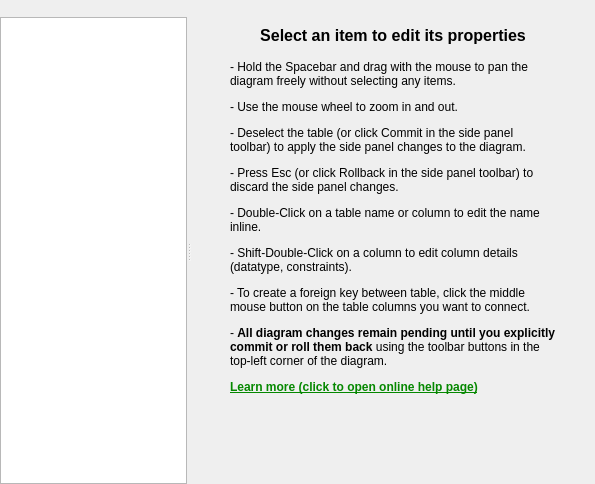
<?xml version="1.0" encoding="UTF-8"?>
<ui version="4.0">
 <class>ErdWindow</class>
 <widget class="QWidget" name="ErdWindow">
  <property name="geometry">
   <rect>
    <x>0</x>
    <y>0</y>
    <width>595</width>
    <height>484</height>
   </rect>
  </property>
  <property name="windowTitle">
   <string>Form</string>
  </property>
  <layout class="QVBoxLayout" name="verticalLayout">
   <property name="spacing">
    <number>0</number>
   </property>
   <property name="leftMargin">
    <number>0</number>
   </property>
   <property name="topMargin">
    <number>0</number>
   </property>
   <property name="rightMargin">
    <number>0</number>
   </property>
   <property name="bottomMargin">
    <number>0</number>
   </property>
   <item>
    <widget class="QToolBar" name="toolBar"/>
   </item>
   <item>
    <widget class="QWidget" name="content" native="true">
     <layout class="QVBoxLayout" name="verticalLayout_2">
      <property name="leftMargin">
       <number>0</number>
      </property>
      <property name="topMargin">
       <number>0</number>
      </property>
      <property name="rightMargin">
       <number>0</number>
      </property>
      <property name="bottomMargin">
       <number>0</number>
      </property>
      <item>
       <widget class="CustomSplitter" name="splitter">
        <property name="orientation">
         <enum>Qt::Orientation::Horizontal</enum>
        </property>
        <widget class="ErdView" name="view">
         <property name="contextMenuPolicy">
          <enum>Qt::ContextMenuPolicy::NoContextMenu</enum>
         </property>
        </widget>
        <widget class="QWidget" name="sidePanel" native="true">
         <layout class="QVBoxLayout" name="verticalLayout_3">
          <property name="leftMargin">
           <number>0</number>
          </property>
          <property name="topMargin">
           <number>0</number>
          </property>
          <property name="rightMargin">
           <number>0</number>
          </property>
          <property name="bottomMargin">
           <number>0</number>
          </property>
          <item>
           <widget class="QWidget" name="noContentWidget" native="true">
            <layout class="QVBoxLayout" name="verticalLayout_4">
             <item>
              <widget class="QLabel" name="topLabel">
               <property name="font">
                <font>
                 <pointsize>12</pointsize>
                 <bold>true</bold>
                </font>
               </property>
               <property name="text">
                <string>Select an item to edit its properties</string>
               </property>
               <property name="alignment">
                <set>Qt::AlignmentFlag::AlignBottom|Qt::AlignmentFlag::AlignHCenter</set>
               </property>
               <property name="wordWrap">
                <bool>true</bool>
               </property>
              </widget>
             </item>
             <item>
              <widget class="QWidget" name="widget_2" native="true">
               <layout class="QVBoxLayout" name="verticalLayout_5">
                <property name="leftMargin">
                 <number>30</number>
                </property>
                <property name="rightMargin">
                 <number>30</number>
                </property>
                <item>
                 <widget class="QLabel" name="bottomLabel">
                  <property name="maximumSize">
                   <size>
                    <width>16777215</width>
                    <height>16777210</height>
                   </size>
                  </property>
                  <property name="text">
                   <string>&lt;html&gt;&lt;head/&gt;&lt;body&gt;&lt;p&gt;- Hold the Spacebar and drag with the mouse to pan the diagram freely without selecting any items.&lt;/p&gt;&lt;p&gt;- Use the mouse wheel to zoom in and out.&lt;/p&gt;&lt;p&gt;- Deselect the table (or click Commit in the side panel toolbar) to apply the side panel changes to the diagram.&lt;/p&gt;&lt;p&gt;- Press Esc (or click Rollback in the side panel toolbar) to discard the side panel changes.&lt;/p&gt;&lt;p&gt;- Double-Click on a table name or column to edit the name inline.&lt;/p&gt;&lt;p&gt;- Shift-Double-Click on a column to edit column details (datatype, constraints).&lt;/p&gt;&lt;p&gt;- To create a foreign key between table, click the middle mouse button on the table columns you want to connect.&lt;/p&gt;&lt;p&gt;- &lt;span style=&quot; font-weight:700;&quot;&gt;All diagram changes remain pending until you explicitly commit or roll them back&lt;/span&gt; using the toolbar buttons in the top-left corner of the diagram.&lt;/p&gt;&lt;p&gt;&lt;a href=&quot;https://github.com/pawelsalawa/letos/wiki/ERD-plugin-manual#usage&quot;&gt;&lt;span style=&quot; font-weight:700; text-decoration: underline; color:#058800;&quot;&gt;Learn more (click to open online help page)&lt;/span&gt;&lt;/a&gt;&lt;/p&gt;&lt;/body&gt;&lt;/html&gt;</string>
                  </property>
                  <property name="alignment">
                   <set>Qt::AlignmentFlag::AlignLeading|Qt::AlignmentFlag::AlignLeft|Qt::AlignmentFlag::AlignTop</set>
                  </property>
                  <property name="wordWrap">
                   <bool>true</bool>
                  </property>
                  <property name="openExternalLinks">
                   <bool>true</bool>
                  </property>
                 </widget>
                </item>
                <item>
                 <spacer name="verticalSpacer">
                  <property name="orientation">
                   <enum>Qt::Orientation::Vertical</enum>
                  </property>
                  <property name="sizeHint" stdset="0">
                   <size>
                    <width>20</width>
                    <height>40</height>
                   </size>
                  </property>
                 </spacer>
                </item>
               </layout>
              </widget>
             </item>
            </layout>
           </widget>
          </item>
         </layout>
        </widget>
       </widget>
      </item>
     </layout>
    </widget>
   </item>
  </layout>
 </widget>
 <customwidgets>
  <customwidget>
   <class>ErdView</class>
   <extends>QGraphicsView</extends>
   <header>scene/erdview.h</header>
  </customwidget>
  <customwidget>
   <class>CustomSplitter</class>
   <extends>QSplitter</extends>
   <header>common/customsplitter.h</header>
   <container>1</container>
  </customwidget>
 </customwidgets>
 <resources/>
 <connections/>
</ui>
